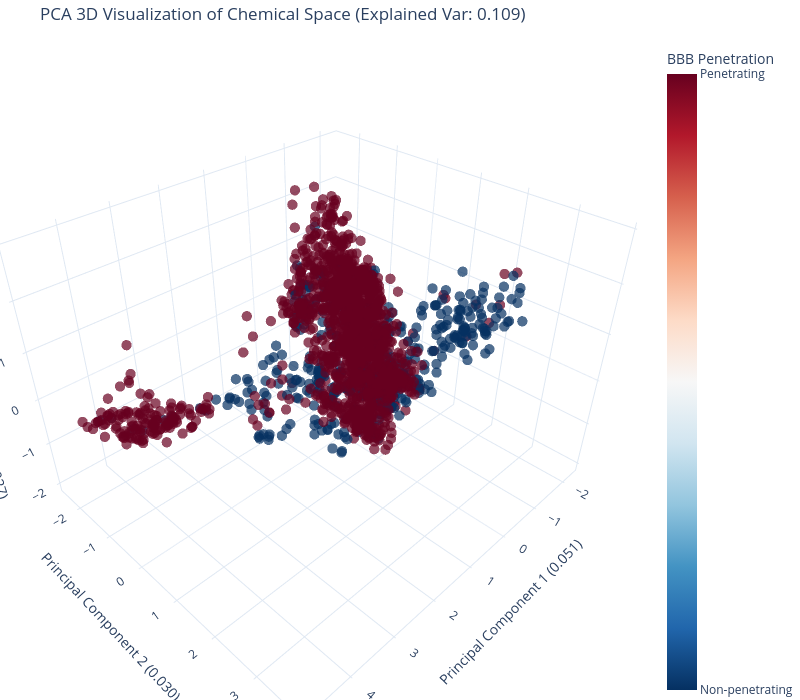
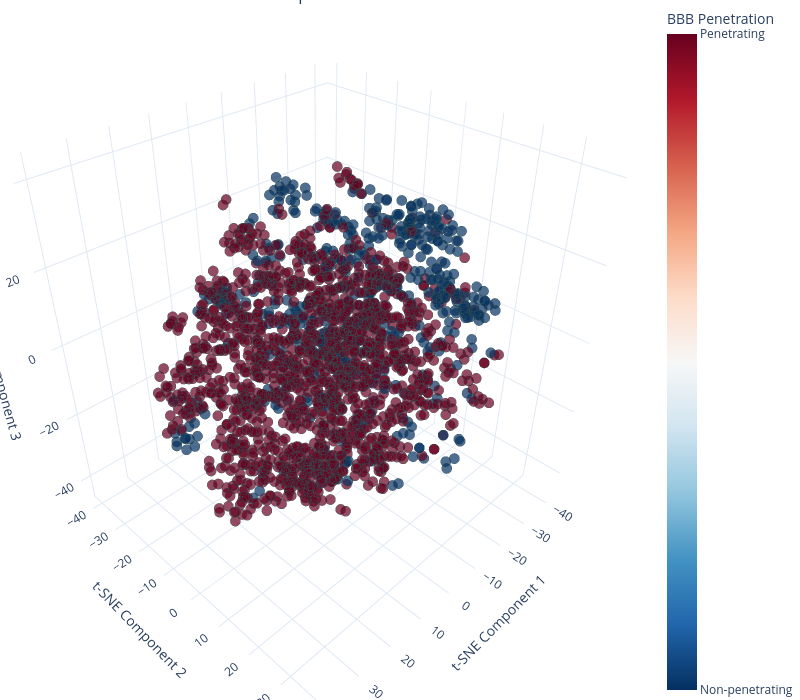

Write notebook code for charts like these, in order.
### Markdown cell above
### 2)PCA and t-SNE.

### Code cell
from sklearn.decomposition import PCA
from sklearn.manifold import TSNE
from rdkit.Chem import rdFingerprintGenerator
import plotly.express as px
import plotly.graph_objects as go
from plotly.subplots import make_subplots

# Generate Morgan fingerprint generator with radius 2 and 2048 bits
mfpgen = rdFingerprintGenerator.GetMorganGenerator(radius=2, fpSize=2048)

# Convert SMILES to RDKit molecule objects
mols = [Chem.MolFromSmiles(smiles) for smiles in df['Drug']]
mols = [mol for mol in mols if mol is not None]  # Filter out None values

# Extract penetration labels for valid molecules
valid_indices = [i for i, mol in enumerate(mols) if mol is not None]
labels = df['Y'].iloc[valid_indices].values

# Generate Morgan fingerprints (ECFP) with 2048 bits
print("Generating molecular fingerprints...")
fingerprints = [mfpgen.GetFingerprint(mol) for mol in mols]
fingerprints_array = np.array([list(fp) for fp in fingerprints])

# Apply PCA for dimensionality reduction (Calculate 3 components)
print("Applying PCA...")
pca = PCA(n_components=3) # Changed to 3 components
pca_result = pca.fit_transform(fingerprints_array)
explained_variance_3pcs = pca.explained_variance_ratio_.sum()
print(f"Explained variance ratio with first 3 PCA components: {explained_variance_3pcs:.3f}")
print(f"Individual component variance: PC1={pca.explained_variance_ratio_[0]:.3f}, PC2={pca.explained_variance_ratio_[1]:.3f}, PC3={pca.explained_variance_ratio_[2]:.3f}")


# Apply t-SNE for dimensionality reduction
print("Applying t-SNE...")
tsne = TSNE(n_components=3, random_state=42, perplexity=30, n_iter=1000)
tsne_result = tsne.fit_transform(fingerprints_array)

# Create a dataframe with all the results for easier plotting
viz_df = pd.DataFrame({
    'PCA_1': pca_result[:, 0],
    'PCA_2': pca_result[:, 1],
    'PCA_3': pca_result[:, 2],
    'tSNE_1': tsne_result[:, 0],
    'tSNE_2': tsne_result[:, 1],
    'tSNE_3': tsne_result[:, 2],
    'Penetration': labels,
    'PenetrationLabel': ['Penetrating' if l == 1 else 'Non-penetrating' for l in labels],
    'Drug_ID': df['Drug_ID'].iloc[valid_indices].values,
    'Drug': df['Drug'].iloc[valid_indices].values
})

fig_pca_3d = go.Figure(data=[go.Scatter3d(
    x=viz_df['PCA_1'],
    y=viz_df['PCA_2'],
    z=viz_df['PCA_3'],
    mode='markers',
    marker=dict(
        size=6, # Slightly smaller markers for 3D
        color=viz_df['Penetration'], # Color by penetration label
        colorscale='RdBu_r',        # Color scale
        opacity=0.7,
        colorbar=dict(
            title='BBB Penetration',
            tickvals=[0, 1],
            ticktext=['Non-penetrating', 'Penetrating']
        )
    ),
    text=viz_df['Drug_ID'], # Show Drug_ID on hover
    hoverinfo='text'
)])

# Update layout for PCA 3D plot
fig_pca_3d.update_layout(
    title=f'PCA 3D Visualization of Chemical Space (Explained Var: {explained_variance_3pcs:.3f})',
    scene=dict(
        xaxis_title=f'Principal Component 1 ({pca.explained_variance_ratio_[0]:.3f})',
        yaxis_title=f'Principal Component 2 ({pca.explained_variance_ratio_[1]:.3f})',
        zaxis_title=f'Principal Component 3 ({pca.explained_variance_ratio_[2]:.3f})'
    ),
    width=800,
    height=700,
    margin=dict(l=0, r=0, b=0, t=40),
    template="plotly_white"
)
fig_pca_3d.show()


# --- t-SNE 2D Visualization ---
fig_tsne = go.Figure(data=[go.Scatter3d(
    x=viz_df['tSNE_1'],
    y=viz_df['tSNE_2'],
    z=viz_df['tSNE_3'],
    mode='markers',
    marker=dict(
        size=6,
        color=viz_df['Penetration'],
        colorscale='RdBu_r',
        opacity=0.7,
        line=dict(width=0.5, color='DarkSlateGrey'),
        colorbar=dict(
            title='BBB Penetration',
            tickvals=[0, 1],
            ticktext=['Non-penetrating', 'Penetrating']
        )
    ),
    text=viz_df['Drug_ID'],
    hoverinfo='text',
    hovertemplate='<b>Name:</b> %{text}<br><b>Penetration:</b> %{marker.color}<extra></extra>'
)])

# Update layout for t-SNE plot
fig_tsne.update_layout(
    title='t-SNE Visualization of Chemical Space',
    scene=dict(
        xaxis_title=f't-SNE Component 1',
        yaxis_title=f't-SNE Component 2',
        zaxis_title=f't-SNE Component 3'
    ),
    width=800,
    height=700,
    template="plotly_white",
    hoverlabel=dict(bgcolor="white", font_size=12),
    margin=dict(l=0, r=0, t=0, b=0)
)
fig_tsne.show()

# Add detailed analysis
print("\nAnalysis of Chemical Space Visualization:")
print("------------------------------------------")
print(f"PCA visualization explains {pca.explained_variance_ratio_.sum():.2f} of the total variance, preserving global structure.")
print("t-SNE visualization preserves local neighborhoods and can reveal more detailed clusters.")
print(f"Number of penetrating molecules (1): {sum(labels == 1)} ({sum(labels == 1)/len(labels)*100:.1f}%)")
print(f"Number of non-penetrating molecules (0): {sum(labels == 0)} ({sum(labels == 0)/len(labels)*100:.1f}%)")

# Class distribution in visualized space
print("\nClass Distribution Analysis:")
pca_penetrating = viz_df[viz_df['Penetration'] == 1][['PCA_1', 'PCA_2', "PCA_3"]]
pca_nonpenetrating = viz_df[viz_df['Penetration'] == 0][['PCA_1', 'PCA_2', "PCA_3"]]
tsne_penetrating = viz_df[viz_df['Penetration'] == 1][['tSNE_1', 'tSNE_2', "tSNE_3"]]
tsne_nonpenetrating = viz_df[viz_df['Penetration'] == 0][['tSNE_1', 'tSNE_2', "tSNE_3"]]

print(f"PCA - Mean position for penetrating molecules: ({pca_penetrating['PCA_1'].mean():.3f}, {pca_penetrating['PCA_2'].mean():.3f}, {pca_penetrating['PCA_3'].mean():.3f} )")
print(f"PCA - Mean position for non-penetrating molecules: ({pca_nonpenetrating['PCA_1'].mean():.3f}, {pca_nonpenetrating['PCA_2'].mean():.3f}, {pca_nonpenetrating['PCA_3'].mean():.3f})")
print(f"t-SNE - Mean position for penetrating molecules: ({tsne_penetrating['tSNE_1'].mean():.3f}, {tsne_penetrating['tSNE_2'].mean():.3f}, {tsne_penetrating['tSNE_3'].mean():.3f})")
print(f"t-SNE - Mean position for non-penetrating molecules: ({tsne_nonpenetrating['tSNE_1'].mean():.3f}, {tsne_nonpenetrating['tSNE_2'].mean():.3f}, {tsne_penetrating['tSNE_3'].mean():.3f})")

### Figure 1 — Plotly figure (JSON) as saved in the notebook; plotly's stock layout.template omitted (floating-point values rounded to 4 significant figures; data arrays with more than 128 entries replaced by an {"elided": "..."} marker saying what was removed)
{"data": [{"hoverinfo": "text", "marker": {"color": {"elided": "1975 int values"}, "colorbar": {"ticktext": ["Non-penetrating", "Penetrating"], "tickvals": [0, 1], "title": {"text": "BBB Penetration"}}, "colorscale": [[0, "rgb(5,48,97)"], [0.1, "rgb(33,102,172)"], [0.2, "rgb(67,147,195)"], [0.3, "rgb(146,197,222)"], [0.4, "rgb(209,229,240)"], [0.5, "rgb(247,247,247)"], [0.6, "rgb(253,219,199)"], [0.7, "rgb(244,165,130)"], [0.8, "rgb(214,96,77)"], [0.9, "rgb(178,24,43)"], [1, "rgb(103,0,31)"]], "opacity": 0.7, "size": 6}, "mode": "markers", "text": {"elided": "1975 str values"}, "type": "scatter3d", "x": {"elided": "1975 float values"}, "y": {"elided": "1975 float values"}, "z": {"elided": "1975 float values"}}], "layout": {"height": 700, "margin": {"b": 0, "l": 0, "r": 0, "t": 40}, "scene": {"xaxis": {"title": {"text": "Principal Component 1 (0.051)"}}, "yaxis": {"title": {"text": "Principal Component 2 (0.030)"}}, "zaxis": {"title": {"text": "Principal Component 3 (0.027)"}}}, "title": {"text": "PCA 3D Visualization of Chemical Space (Explained Var: 0.109)"}, "width": 800}}

### Figure 2 — Plotly figure (JSON) as saved in the notebook; plotly's stock layout.template omitted (floating-point values rounded to 4 significant figures; data arrays with more than 128 entries replaced by an {"elided": "..."} marker saying what was removed)
{"data": [{"hoverinfo": "text", "hovertemplate": "<b>Name:</b> %{text}<br><b>Penetration:</b> %{marker.color}<extra></extra>", "marker": {"color": {"elided": "1975 int values"}, "colorbar": {"ticktext": ["Non-penetrating", "Penetrating"], "tickvals": [0, 1], "title": {"text": "BBB Penetration"}}, "colorscale": [[0, "rgb(5,48,97)"], [0.1, "rgb(33,102,172)"], [0.2, "rgb(67,147,195)"], [0.3, "rgb(146,197,222)"], [0.4, "rgb(209,229,240)"], [0.5, "rgb(247,247,247)"], [0.6, "rgb(253,219,199)"], [0.7, "rgb(244,165,130)"], [0.8, "rgb(214,96,77)"], [0.9, "rgb(178,24,43)"], [1, "rgb(103,0,31)"]], "line": {"color": "DarkSlateGrey", "width": 0.5}, "opacity": 0.7, "size": 6}, "mode": "markers", "text": {"elided": "1975 str values"}, "type": "scatter3d", "x": {"elided": "1975 float values"}, "y": {"elided": "1975 float values"}, "z": {"elided": "1975 float values"}}], "layout": {"height": 700, "hoverlabel": {"bgcolor": "white", "font": {"size": 12}}, "margin": {"b": 0, "l": 0, "r": 0, "t": 0}, "scene": {"xaxis": {"title": {"text": "t-SNE Component 1"}}, "yaxis": {"title": {"text": "t-SNE Component 2"}}, "zaxis": {"title": {"text": "t-SNE Component 3"}}}, "title": {"text": "t-SNE Visualization of Chemical Space"}, "width": 800}}
